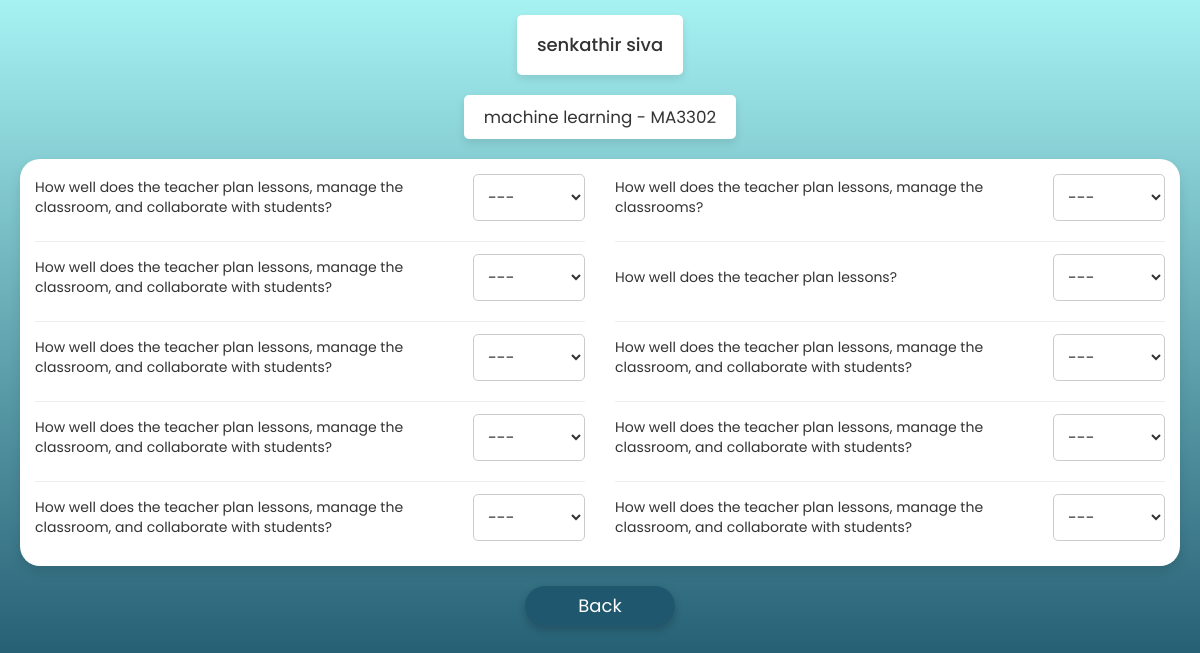
Before: /mcfeed/2/5/0/ with the older database file.
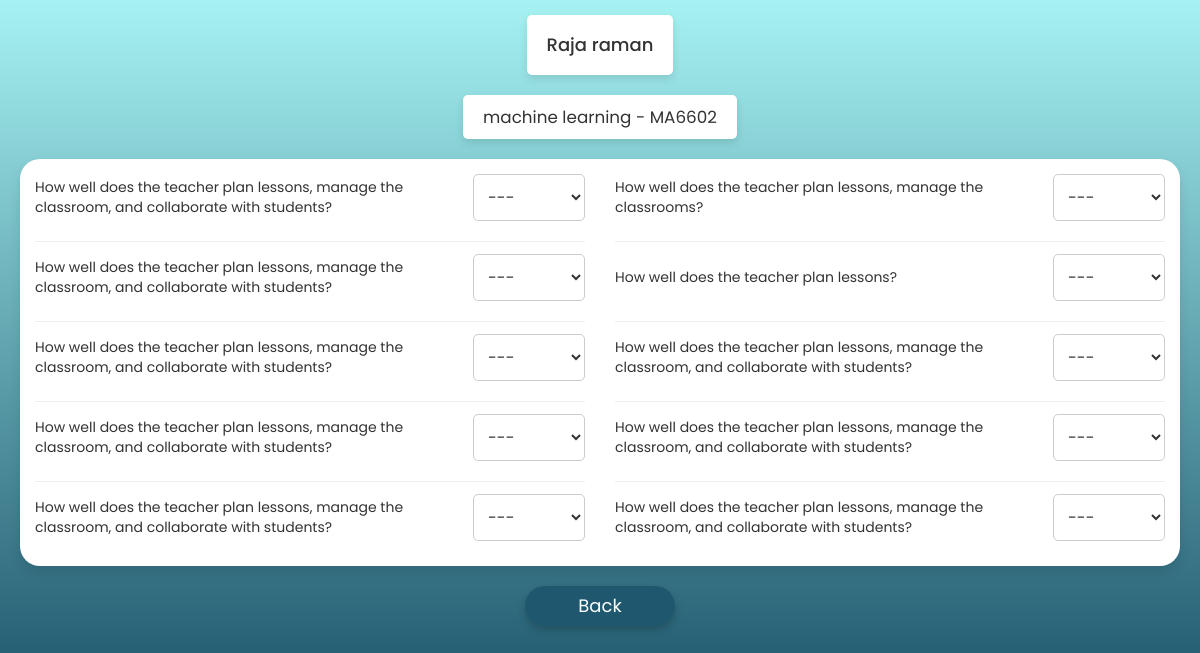
After: the same page with the newer database file.
### core/models.py (models this page shows, shortened)
class ClassStaff(models.Model):
    semester = models.SmallIntegerField()
    section = models.CharField(max_length=1)
    staff = models.ForeignKey(Staff,on_delete=models.CASCADE)
    subject = models.ForeignKey(Subject,on_delete=models.CASCADE)
    class Meta:
        verbose_name = "handling class"

class Staff(models.Model):
    GENDER = (
        (1,'male'),
        (0,'female')
    )
    fname = models.CharField(max_length=20)
    sname = models.CharField(max_length=20,null=True)
    intial = models.CharField(max_length=1)
    proflie_pic = models.ImageField(upload_to=profile_path,null=True,blank=True)
    dept = models.CharField(max_length=50,choices=DEPARTMENT)
    gender = models.BooleanField(choices=GENDER)

class Subject(models.Model):
    name = models.CharField(max_length=50)
    subject_code = models.CharField(max_length=6)
    semester = models.SmallIntegerField()
    mcourse = models.BooleanField(default=False,help_text='manitaory course')
    ecourse = models.BooleanField(default=False,help_text='elective course')
    oecourse = models.BooleanField(default=False,help_text='open elective course')

### core/views.py (the view, shortened to what this page needs)
# urls.py: path('mcfeed/<int:sid>/<int:csid>/<int:count>/',views.ManitioryForm.as_view(),name='mfeed'),
class ManitioryForm(View):
    template_name = 'mfeed.html'
    def get(self,request,sid,csid,count):
        student = Student.objects.get(id=sid)
        data = ClassStaff.objects.get(id=csid)
        return render(self.request,self.template_name,{'data':data,'sid':student,'count':count})

### templates/mfeed.html (shortened to what the changed rows need)
{% load static %}
<!DOCTYPE html>
<html lang="en">
<head>
    <link rel="stylesheet" href="https://maxcdn.bootstrapcdn.com/font-awesome/4.7.0/css/font-awesome.min.css">
    <link rel="stylesheet" href="https://maxcdn.bootstrapcdn.com/bootstrap/3.3.7/css/bootstrap.min.css">
</head>
<body>
    <header>
        <div class="head">
            <h4 class="letters">{{data.staff.fname}} {{data.staff.sname}} </h4>
        </div>
    </header>
    <div class="staff_details">
        <p class="staff_subject">{{data.subject.name}} - {{data.subject.subject_code}}</p>
    </div>
</body>
</html>

Changed rows visible on the page:
changed ClassStaff "machine learning": staff.fname "senkathir" → "Raja"; staff.sname "siva" → "raman"; subject.subject_code "MA3302" → "MA6602"
